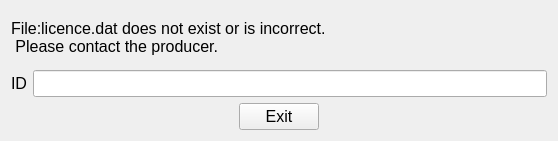
<?xml version="1.0" encoding="UTF-8"?>
<ui version="4.0">
 <class>keyConfirm</class>
 <widget class="QWidget" name="keyConfirm">
  <property name="geometry">
   <rect>
    <x>0</x>
    <y>0</y>
    <width>558</width>
    <height>141</height>
   </rect>
  </property>
  <property name="windowTitle">
   <string>keyConfirm</string>
  </property>
  <property name="windowIcon">
   <iconset resource="smartfmri.qrc">
    <normaloff>:/smartfMRI/pm.ico</normaloff>:/smartfMRI/pm.ico</iconset>
  </property>
  <layout class="QGridLayout" name="gridLayout_2">
   <item row="1" column="0" colspan="3">
    <layout class="QGridLayout" name="gridLayout">
     <item row="0" column="0">
      <widget class="QLabel" name="label">
       <property name="font">
        <font>
         <pointsize>12</pointsize>
        </font>
       </property>
       <property name="text">
        <string>ID</string>
       </property>
      </widget>
     </item>
     <item row="0" column="1">
      <widget class="QLineEdit" name="macLineEdit">
       <property name="font">
        <font>
         <pointsize>12</pointsize>
        </font>
       </property>
       <property name="readOnly">
        <bool>true</bool>
       </property>
      </widget>
     </item>
    </layout>
   </item>
   <item row="2" column="0">
    <spacer name="horizontalSpacer">
     <property name="font">
      <font>
       <pointsize>12</pointsize>
      </font>
     </property>
     <property name="orientation">
      <enum>Qt::Horizontal</enum>
     </property>
     <property name="sizeHint" stdset="0">
      <size>
       <width>255</width>
       <height>20</height>
      </size>
     </property>
    </spacer>
   </item>
   <item row="2" column="1">
    <widget class="QPushButton" name="exitPushButton">
     <property name="font">
      <font>
       <pointsize>12</pointsize>
      </font>
     </property>
     <property name="text">
      <string>Exit</string>
     </property>
    </widget>
   </item>
   <item row="2" column="2">
    <spacer name="horizontalSpacer_2">
     <property name="font">
      <font>
       <pointsize>12</pointsize>
      </font>
     </property>
     <property name="orientation">
      <enum>Qt::Horizontal</enum>
     </property>
     <property name="sizeHint" stdset="0">
      <size>
       <width>254</width>
       <height>20</height>
      </size>
     </property>
    </spacer>
   </item>
   <item row="0" column="0" colspan="3">
    <widget class="QLabel" name="label_2">
     <property name="font">
      <font>
       <pointsize>12</pointsize>
      </font>
     </property>
     <property name="text">
      <string>File:licence.dat does not exist or is incorrect.
 Please contact the producer.</string>
     </property>
    </widget>
   </item>
  </layout>
 </widget>
 <layoutdefault spacing="6" margin="11"/>
 <resources>
  <include location="smartfmri.qrc"/>
 </resources>
 <connections/>
</ui>
